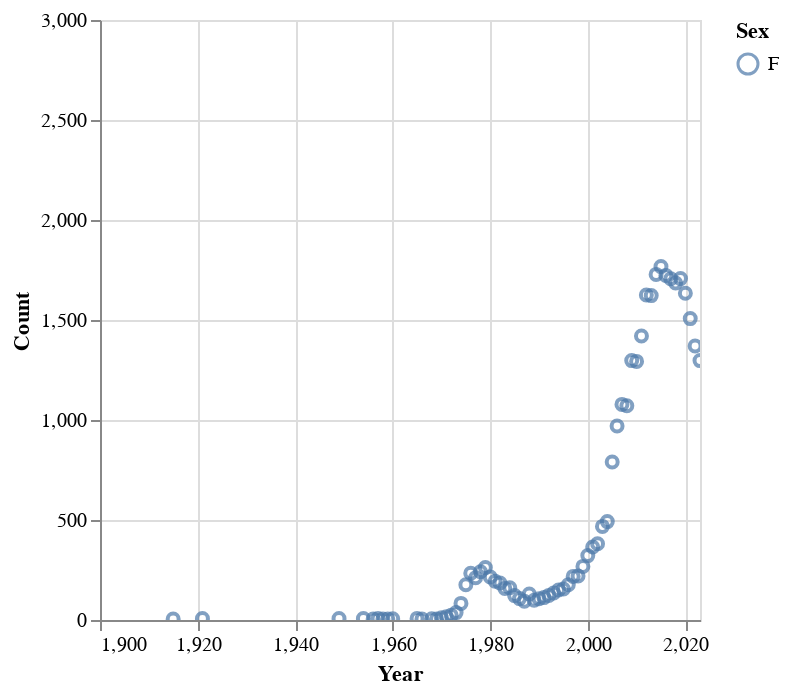

Source (notebook cell):
### Code cell
chart2 = alt.Chart(harmony_df).mark_point().encode(
    x=alt.X('Year', scale=alt.Scale(domain=[1900, 2023])),
    y=alt.Y('Count', scale=alt.Scale(domain=[0,3000])),
    color='Sex',
).interactive()

chart2

### Figure 1 — Vega-Lite specification as saved in the notebook (floating-point values rounded to 4 significant figures)
{"config": {"view": {"continuousWidth": 300, "continuousHeight": 300}}, "data": {"name": "data-8d779f831af5ecf503f1d1e4a5edadf4"}, "mark": {"type": "point"}, "encoding": {"color": {"field": "Sex", "type": "nominal"}, "x": {"field": "Year", "scale": {"domain": [1900, 2023]}, "type": "quantitative"}, "y": {"field": "Count", "scale": {"domain": [0, 3000]}, "type": "quantitative"}}, "params": [{"name": "param_2", "select": {"type": "interval", "encodings": ["x", "y"]}, "bind": "scales"}], "$schema": "https://vega.github.io/schema/vega-lite/v5.17.0.json", "datasets": {"data-8d779f831af5ecf503f1d1e4a5edadf4": [{"Year": 1915, "Name": "Harmony", "Sex": "F", "Count": 5}, {"Year": 1921, "Name": "Harmony", "Sex": "F", "Count": 7}, {"Year": 1949, "Name": "Harmony", "Sex": "F", "Count": 7}, {"Year": 1954, "Name": "Harmony", "Sex": "F", "Count": 7}, {"Year": 1956, "Name": "Harmony", "Sex": "F", "Count": 5}, {"Year": 1957, "Name": "Harmony", "Sex": "F", "Count": 8}, {"Year": 1958, "Name": "Harmony", "Sex": "F", "Count": 5}, {"Year": 1959, "Name": "Harmony", "Sex": "F", "Count": 5}, {"Year": 1960, "Name": "Harmony", "Sex": "F", "Count": 6}, {"Year": 1965, "Name": "Harmony", "Sex": "F", "Count": 8}, {"Year": 1966, "Name": "Harmony", "Sex": "F", "Count": 5}, {"Year": 1968, "Name": "Harmony", "Sex": "F", "Count": 6}, {"Year": 1969, "Name": "Harmony", "Sex": "F", "Count": 5}, {"Year": 1970, "Name": "Harmony", "Sex": "F", "Count": 11}, {"Year": 1971, "Name": "Harmony", "Sex": "F", "Count": 16}, {"Year": 1972, "Name": "Harmony", "Sex": "F", "Count": 24}, {"Year": 1973, "Name": "Harmony", "Sex": "F", "Count": 37}, {"Year": 1974, "Name": "Harmony", "Sex": "F", "Count": 83}, {"Year": 1975, "Name": "Harmony", "Sex": "F", "Count": 176}, {"Year": 1976, "Name": "Harmony", "Sex": "F", "Count": 234}, {"Year": 1977, "Name": "Harmony", "Sex": "F", "Count": 211}, {"Year": 1978, "Name": "Harmony", "Sex": "F", "Count": 241}, {"Year": 1979, "Name": "Harmony", "Sex": "F", "Count": 262}, {"Year": 1980, "Name": "Harmony", "Sex": "F", "Count": 215}, {"Year": 1981, "Name": "Harmony", "Sex": "F", "Count": 194}, {"Year": 1982, "Name": "Harmony", "Sex": "F", "Count": 185}, {"Year": 1983, "Name": "Harmony", "Sex": "F", "Count": 158}, {"Year": 1984, "Name": "Harmony", "Sex": "F", "Count": 161}, {"Year": 1985, "Name": "Harmony", "Sex": "F", "Count": 122}, {"Year": 1986, "Name": "Harmony", "Sex": "F", "Count": 107}, {"Year": 1987, "Name": "Harmony", "Sex": "F", "Count": 94}, {"Year": 1988, "Name": "Harmony", "Sex": "F", "Count": 130}, {"Year": 1989, "Name": "Harmony", "Sex": "F", "Count": 99}, {"Year": 1990, "Name": "Harmony", "Sex": "F", "Count": 106}, {"Year": 1991, "Name": "Harmony", "Sex": "F", "Count": 112}, {"Year": 1992, "Name": "Harmony", "Sex": "F", "Count": 123}, {"Year": 1993, "Name": "Harmony", "Sex": "F", "Count": 135}, {"Year": 1994, "Name": "Harmony", "Sex": "F", "Count": 150}, {"Year": 1995, "Name": "Harmony", "Sex": "F", "Count": 155}, {"Year": 1996, "Name": "Harmony", "Sex": "F", "Count": 176}, {"Year": 1997, "Name": "Harmony", "Sex": "F", "Count": 218}, {"Year": 1998, "Name": "Harmony", "Sex": "F", "Count": 220}, {"Year": 1999, "Name": "Harmony", "Sex": "F", "Count": 268}, {"Year": 2000, "Name": "Harmony", "Sex": "F", "Count": 322}, {"Year": 2001, "Name": "Harmony", "Sex": "F", "Count": 365}, {"Year": 2002, "Name": "Harmony", "Sex": "F", "Count": 381}, {"Year": 2003, "Name": "Harmony", "Sex": "F", "Count": 468}, {"Year": 2004, "Name": "Harmony", "Sex": "F", "Count": 492}, {"Year": 2005, "Name": "Harmony", "Sex": "F", "Count": 790}, {"Year": 2006, "Name": "Harmony", "Sex": "F", "Count": 970}, {"Year": 2007, "Name": "Harmony", "Sex": "F", "Count": 1078}, {"Year": 2008, "Name": "Harmony", "Sex": "F", "Count": 1071}, {"Year": 2009, "Name": "Harmony", "Sex": "F", "Count": 1297}, {"Year": 2010, "Name": "Harmony", "Sex": "F", "Count": 1293}, {"Year": 2011, "Name": "Harmony", "Sex": "F", "Count": 1420}, {"Year": 2012, "Name": "Harmony", "Sex": "F", "Count": 1625}, {"Year": 2013, "Name": "Harmony", "Sex": "F", "Count": 1622}, {"Year": 2014, "Name": "Harmony", "Sex": "F", "Count": 1728}, {"Year": 2015, "Name": "Harmony", "Sex": "F", "Count": 1767}, {"Year": 2016, "Name": "Harmony", "Sex": "F", "Count": 1723}, {"Year": 2017, "Name": "Harmony", "Sex": "F", "Count": 1706}, {"Year": 2018, "Name": "Harmony", "Sex": "F", "Count": 1685}, {"Year": 2019, "Name": "Harmony", "Sex": "F", "Count": 1707}, {"Year": 2020, "Name": "Harmony", "Sex": "F", "Count": 1634}, {"Year": 2021, "Name": "Harmony", "Sex": "F", "Count": 1507}, {"Year": 2022, "Name": "Harmony", "Sex": "F", "Count": 1370}, {"Year": 2023, "Name": "Harmony", "Sex": "F", "Count": 1297}]}}
